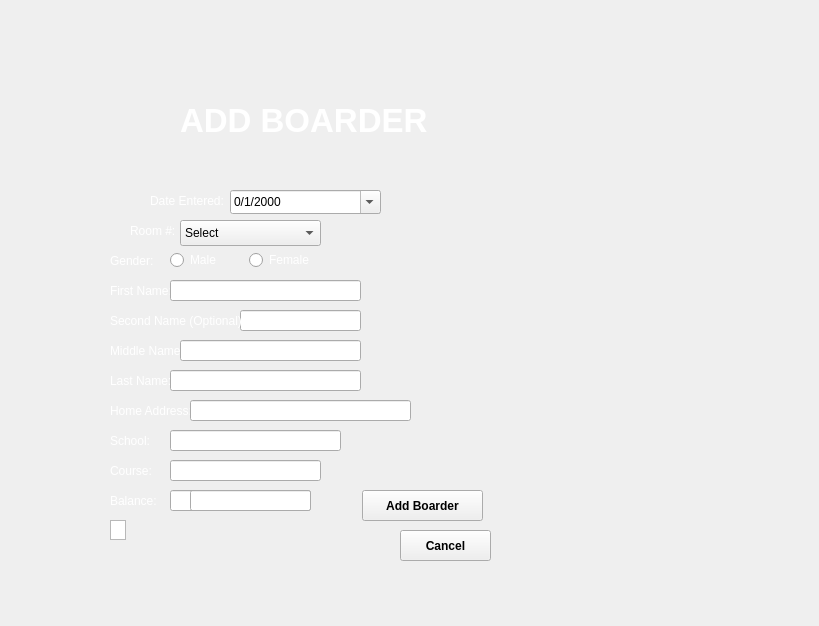
<?xml version="1.0" encoding="UTF-8"?>
<ui version="4.0">
 <class>AddBoarder</class>
 <widget class="QWidget" name="AddBoarder">
  <property name="geometry">
   <rect>
    <x>0</x>
    <y>0</y>
    <width>819</width>
    <height>626</height>
   </rect>
  </property>
  <property name="windowTitle">
   <string>Form</string>
  </property>
  <widget class="QPushButton" name="pushButtonCancel">
   <property name="geometry">
    <rect>
     <x>400</x>
     <y>530</y>
     <width>91</width>
     <height>31</height>
    </rect>
   </property>
   <property name="font">
    <font>
     <weight>75</weight>
     <bold>true</bold>
    </font>
   </property>
   <property name="text">
    <string>Cancel</string>
   </property>
  </widget>
  <widget class="QLabel" name="labelLastName">
   <property name="geometry">
    <rect>
     <x>110</x>
     <y>370</y>
     <width>81</width>
     <height>21</height>
    </rect>
   </property>
   <property name="styleSheet">
    <string notr="true">color: rgb(255, 255, 255);</string>
   </property>
   <property name="text">
    <string>Last Name:</string>
   </property>
  </widget>
  <widget class="QPushButton" name="pushButtonAddBoarder">
   <property name="geometry">
    <rect>
     <x>362</x>
     <y>490</y>
     <width>121</width>
     <height>31</height>
    </rect>
   </property>
   <property name="font">
    <font>
     <weight>75</weight>
     <bold>true</bold>
    </font>
   </property>
   <property name="text">
    <string>Add Boarder</string>
   </property>
   <property name="shortcut">
    <string>Return</string>
   </property>
  </widget>
  <widget class="QLineEdit" name="lineEditLastName">
   <property name="geometry">
    <rect>
     <x>170</x>
     <y>370</y>
     <width>191</width>
     <height>21</height>
    </rect>
   </property>
  </widget>
  <widget class="QLabel" name="labelFirstName">
   <property name="geometry">
    <rect>
     <x>110</x>
     <y>280</y>
     <width>81</width>
     <height>21</height>
    </rect>
   </property>
   <property name="styleSheet">
    <string notr="true">color: rgb(255, 255, 255);</string>
   </property>
   <property name="text">
    <string>First Name:</string>
   </property>
  </widget>
  <widget class="QLabel" name="label_2">
   <property name="geometry">
    <rect>
     <x>0</x>
     <y>0</y>
     <width>631</width>
     <height>641</height>
    </rect>
   </property>
   <property name="styleSheet">
    <string notr="true">color: rgb(255, 255, 255);</string>
   </property>
   <property name="text">
    <string/>
   </property>
   <property name="pixmap">
    <pixmap>C:/Users/GianFrancesSacay/Desktop/RoomRental/RoomRental/images/bbb.jpg</pixmap>
   </property>
  </widget>
  <widget class="QLabel" name="labelRoomNum">
   <property name="geometry">
    <rect>
     <x>130</x>
     <y>220</y>
     <width>51</width>
     <height>21</height>
    </rect>
   </property>
   <property name="styleSheet">
    <string notr="true">color: rgb(255, 255, 255);</string>
   </property>
   <property name="text">
    <string>Room #:</string>
   </property>
  </widget>
  <widget class="QLineEdit" name="lineEditSecondName">
   <property name="geometry">
    <rect>
     <x>240</x>
     <y>310</y>
     <width>121</width>
     <height>21</height>
    </rect>
   </property>
  </widget>
  <widget class="QLabel" name="labelHomeAddress">
   <property name="geometry">
    <rect>
     <x>110</x>
     <y>400</y>
     <width>101</width>
     <height>21</height>
    </rect>
   </property>
   <property name="styleSheet">
    <string notr="true">color: rgb(255, 255, 255);</string>
   </property>
   <property name="text">
    <string>Home Address:</string>
   </property>
  </widget>
  <widget class="QTableView" name="tableView">
   <property name="geometry">
    <rect>
     <x>110</x>
     <y>520</y>
     <width>16</width>
     <height>20</height>
    </rect>
   </property>
  </widget>
  <widget class="QLineEdit" name="lineEditHomeAddress">
   <property name="geometry">
    <rect>
     <x>190</x>
     <y>400</y>
     <width>221</width>
     <height>21</height>
    </rect>
   </property>
  </widget>
  <widget class="QLabel" name="labelMiddleName">
   <property name="geometry">
    <rect>
     <x>110</x>
     <y>340</y>
     <width>91</width>
     <height>21</height>
    </rect>
   </property>
   <property name="styleSheet">
    <string notr="true">color: rgb(255, 255, 255);</string>
   </property>
   <property name="text">
    <string>Middle Name:</string>
   </property>
  </widget>
  <widget class="QLineEdit" name="lineEditCourse">
   <property name="geometry">
    <rect>
     <x>170</x>
     <y>460</y>
     <width>151</width>
     <height>21</height>
    </rect>
   </property>
  </widget>
  <widget class="QComboBox" name="comboBox">
   <property name="geometry">
    <rect>
     <x>180</x>
     <y>220</y>
     <width>141</width>
     <height>26</height>
    </rect>
   </property>
   <item>
    <property name="text">
     <string>Select</string>
    </property>
   </item>
   <item>
    <property name="text">
     <string>2</string>
    </property>
   </item>
   <item>
    <property name="text">
     <string>3</string>
    </property>
   </item>
   <item>
    <property name="text">
     <string>4</string>
    </property>
   </item>
   <item>
    <property name="text">
     <string>5</string>
    </property>
   </item>
   <item>
    <property name="text">
     <string>6</string>
    </property>
   </item>
   <item>
    <property name="text">
     <string>71</string>
    </property>
   </item>
   <item>
    <property name="text">
     <string>72</string>
    </property>
   </item>
   <item>
    <property name="text">
     <string>73</string>
    </property>
   </item>
   <item>
    <property name="text">
     <string>8</string>
    </property>
   </item>
   <item>
    <property name="text">
     <string>77</string>
    </property>
   </item>
   <item>
    <property name="text">
     <string>99</string>
    </property>
   </item>
  </widget>
  <widget class="QLineEdit" name="lineEditFirstName">
   <property name="geometry">
    <rect>
     <x>170</x>
     <y>280</y>
     <width>191</width>
     <height>21</height>
    </rect>
   </property>
  </widget>
  <widget class="QLineEdit" name="lineEditMiddleName">
   <property name="geometry">
    <rect>
     <x>180</x>
     <y>340</y>
     <width>181</width>
     <height>21</height>
    </rect>
   </property>
  </widget>
  <widget class="QLineEdit" name="lineEditSchool">
   <property name="geometry">
    <rect>
     <x>170</x>
     <y>430</y>
     <width>171</width>
     <height>21</height>
    </rect>
   </property>
  </widget>
  <widget class="QLabel" name="labelSchool">
   <property name="geometry">
    <rect>
     <x>110</x>
     <y>430</y>
     <width>51</width>
     <height>21</height>
    </rect>
   </property>
   <property name="styleSheet">
    <string notr="true">color: rgb(255, 255, 255);</string>
   </property>
   <property name="text">
    <string>School:</string>
   </property>
  </widget>
  <widget class="QLabel" name="label">
   <property name="geometry">
    <rect>
     <x>180</x>
     <y>90</y>
     <width>271</width>
     <height>61</height>
    </rect>
   </property>
   <property name="font">
    <font>
     <pointsize>25</pointsize>
     <weight>75</weight>
     <bold>true</bold>
    </font>
   </property>
   <property name="styleSheet">
    <string notr="true">color: rgb(255, 255, 255);</string>
   </property>
   <property name="text">
    <string>ADD BOARDER</string>
   </property>
  </widget>
  <widget class="QLineEdit" name="lineEditBalance">
   <property name="geometry">
    <rect>
     <x>170</x>
     <y>490</y>
     <width>141</width>
     <height>21</height>
    </rect>
   </property>
  </widget>
  <widget class="QLabel" name="labelGender">
   <property name="geometry">
    <rect>
     <x>110</x>
     <y>250</y>
     <width>61</width>
     <height>21</height>
    </rect>
   </property>
   <property name="styleSheet">
    <string notr="true">color: rgb(255, 255, 255);</string>
   </property>
   <property name="text">
    <string>Gender:</string>
   </property>
  </widget>
  <widget class="QDateEdit" name="dateEdit">
   <property name="geometry">
    <rect>
     <x>230</x>
     <y>190</y>
     <width>151</width>
     <height>24</height>
    </rect>
   </property>
   <property name="currentSection">
    <enum>QDateTimeEdit::NoSection</enum>
   </property>
   <property name="displayFormat">
    <string>m/d/yyyy</string>
   </property>
   <property name="calendarPopup">
    <bool>true</bool>
   </property>
  </widget>
  <widget class="QLineEdit" name="lineEdit">
   <property name="geometry">
    <rect>
     <x>190</x>
     <y>490</y>
     <width>121</width>
     <height>21</height>
    </rect>
   </property>
  </widget>
  <widget class="QLabel" name="labelDateEntered">
   <property name="geometry">
    <rect>
     <x>150</x>
     <y>190</y>
     <width>91</width>
     <height>21</height>
    </rect>
   </property>
   <property name="styleSheet">
    <string notr="true">color: rgb(255, 255, 255);</string>
   </property>
   <property name="text">
    <string>Date Entered:</string>
   </property>
  </widget>
  <widget class="QWidget" name="layoutWidget">
   <property name="geometry">
    <rect>
     <x>170</x>
     <y>250</y>
     <width>151</width>
     <height>21</height>
    </rect>
   </property>
   <layout class="QHBoxLayout" name="horizontalLayout">
    <item>
     <widget class="QRadioButton" name="radioButton">
      <property name="styleSheet">
       <string notr="true">color: rgb(255, 255, 255);</string>
      </property>
      <property name="text">
       <string>Male</string>
      </property>
     </widget>
    </item>
    <item>
     <widget class="QRadioButton" name="radioButton_2">
      <property name="styleSheet">
       <string notr="true">color: rgb(255, 255, 255);</string>
      </property>
      <property name="text">
       <string>Female</string>
      </property>
     </widget>
    </item>
   </layout>
  </widget>
  <widget class="QLabel" name="labelBalance">
   <property name="geometry">
    <rect>
     <x>110</x>
     <y>490</y>
     <width>61</width>
     <height>21</height>
    </rect>
   </property>
   <property name="styleSheet">
    <string notr="true">color: rgb(255, 255, 255);</string>
   </property>
   <property name="text">
    <string>Balance:</string>
   </property>
  </widget>
  <widget class="QLabel" name="labelSecondNumber">
   <property name="geometry">
    <rect>
     <x>110</x>
     <y>310</y>
     <width>161</width>
     <height>21</height>
    </rect>
   </property>
   <property name="styleSheet">
    <string notr="true">color: rgb(255, 255, 255);</string>
   </property>
   <property name="text">
    <string>Second Name (Optional):</string>
   </property>
  </widget>
  <widget class="QLabel" name="labelCourse">
   <property name="geometry">
    <rect>
     <x>110</x>
     <y>460</y>
     <width>51</width>
     <height>21</height>
    </rect>
   </property>
   <property name="styleSheet">
    <string notr="true">color: rgb(255, 255, 255);</string>
   </property>
   <property name="text">
    <string>Course:</string>
   </property>
  </widget>
 </widget>
 <resources/>
 <connections/>
</ui>
